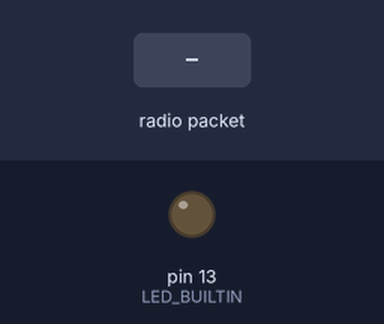
A sketch run on a simulated Arduino Uno, built with avr-gcc and run on an emulated ATmega328P. On the bench: output pins drawn as LEDs (lit = HIGH). The inputs (shaded band) are chosen by the test bench. No radio packets arrive unless stated; what the sketch prints to the serial monitor is not drawn.

Above: at 1.2 s.
1.3 s: radio packet "1" arrives
Timing chart, 0 to 4.3 s (numbered marks = the images above; inputs shaded):
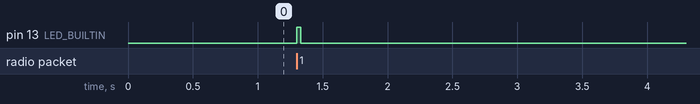

The sketch:

base_lora32u4.ino
```cpp
/*
 * Estacion BASE - BSFrance LoRa32u4 II (ATmega32u4 + radio SX1276 / HPD13A)
 * TP Final IoT 2026 - Rastreo y monitoreo de ganado por LoRa P2P
 *
 * Recibe los paquetes del collar por LoRa y los reenvia por USB (Serial)
 * a la PC, donde Node-RED los toma con el nodo "serial in".
 *
 * Radio: SX1276 via libreria LoRa.h (sandeepmistry). Parametros identicos
 * al collar: 915 MHz, SF12, BW 125 kHz, CR 4/5, preambulo 12, syncword 0x12.
 *
 * Salida por Serial (una linea por paquete, CSV):
 *   seq,lat,lon,sats,tempC,ax,ay,az,rssi,snr
 * (los 8 primeros campos son el paquete crudo del collar; se le agregan
 *  rssi y snr medidos en la recepcion.)
 *
 * IDE: seleccionar la placa BsFrance -> LoRa32u4II (868-915MHz).
 */

#include <SPI.h>
#include <LoRa.h>

// --- Pines del modulo LoRa en la LoRa32u4 ---
const int PIN_SS    = 8;
const int PIN_RESET = 4;
const int PIN_DIO0  = 7;

// --- Parametros de radio: deben coincidir con el collar ---
const long    FRECUENCIA_HZ = 915E6;
const int     SF            = 12;
const long    BW_HZ         = 125E3;
const int     CR_DENOM      = 5;      // 4/5
const int     SYNC_WORD     = 0x12;
const int     PREAMBLE_LEN  = 12;

void configurarRadio() {
  LoRa.setSpreadingFactor(SF);
  LoRa.setSignalBandwidth(BW_HZ);
  LoRa.setCodingRate4(CR_DENOM);
  LoRa.setPreambleLength(PREAMBLE_LEN);
  LoRa.setSyncWord(SYNC_WORD);
  LoRa.enableCrc();
}

void setup() {
  Serial.begin(115200);
  unsigned long t0 = millis();
  while (!Serial && millis() - t0 < 2000) {}

  pinMode(LED_BUILTIN, OUTPUT);
  digitalWrite(LED_BUILTIN, LOW);

  LoRa.setPins(PIN_SS, PIN_RESET, PIN_DIO0);
  if (!LoRa.begin(FRECUENCIA_HZ)) {
    Serial.println(F("Fallo al inicializar LoRa (base)."));
    while (1) {}
  }
  configurarRadio();

  Serial.println(F("Base lista. Esperando paquetes del collar..."));
}

void loop() {
  int packetSize = LoRa.parsePacket();
  if (packetSize <= 0) return;

  String rx = "";
  while (LoRa.available()) rx += (char)LoRa.read();

  int   rssi = LoRa.packetRssi();
  float snr  = LoRa.packetSnr();

  // Reenvia paquete crudo + metricas de enlace (una linea CSV para Node-RED).
  Serial.print(rx);
  Serial.print(',');
  Serial.print(rssi);
  Serial.print(',');
  Serial.println(snr, 1);

  // Parpadeo corto para confirmar recepcion.
  digitalWrite(LED_BUILTIN, HIGH);
  delay(30);
  digitalWrite(LED_BUILTIN, LOW);
}
```

Measured:
- after the input at 1.3 s, pin 13 (LED_BUILTIN): LOW → HIGH at once, → LOW 0.03 s later
